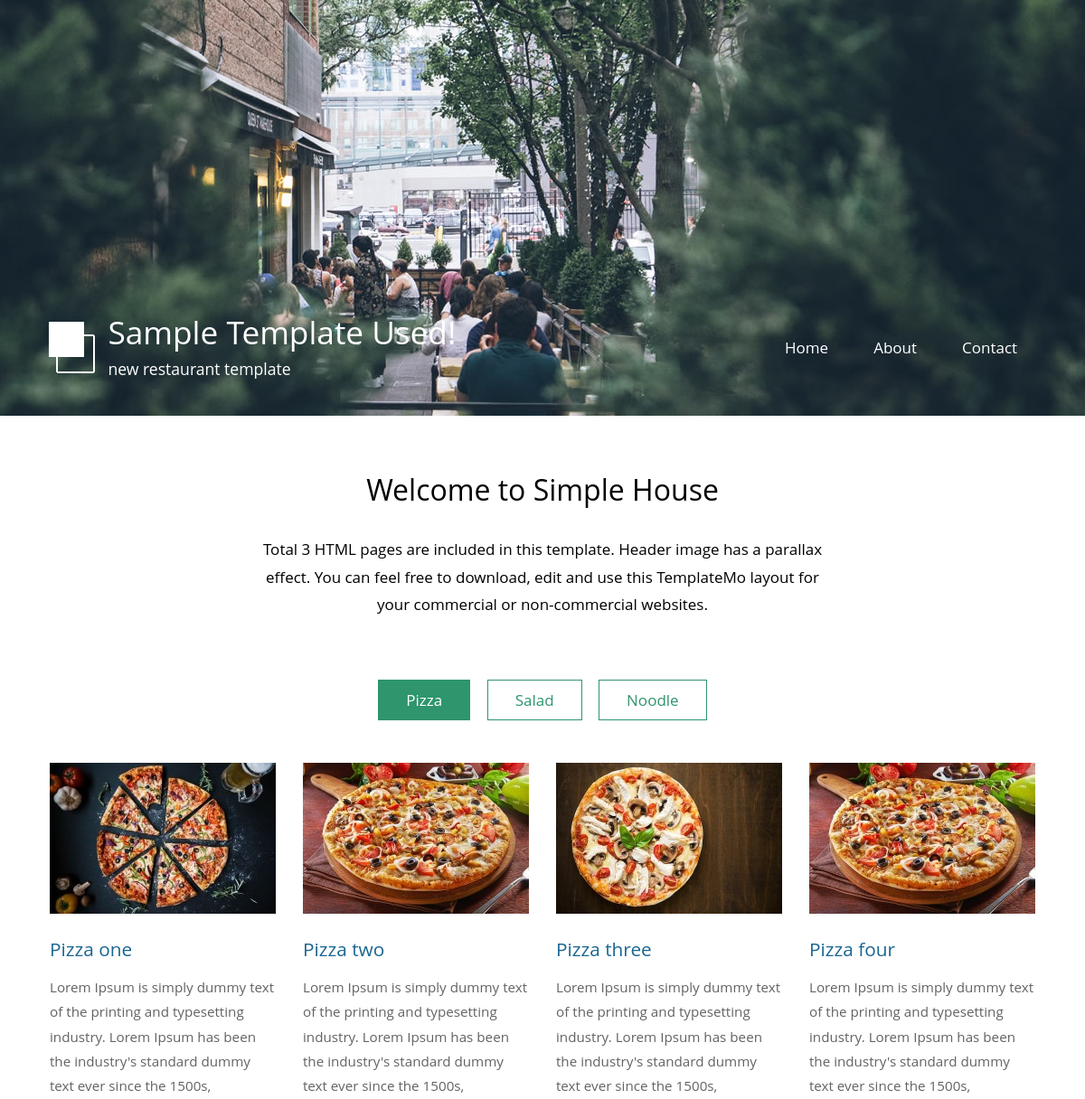
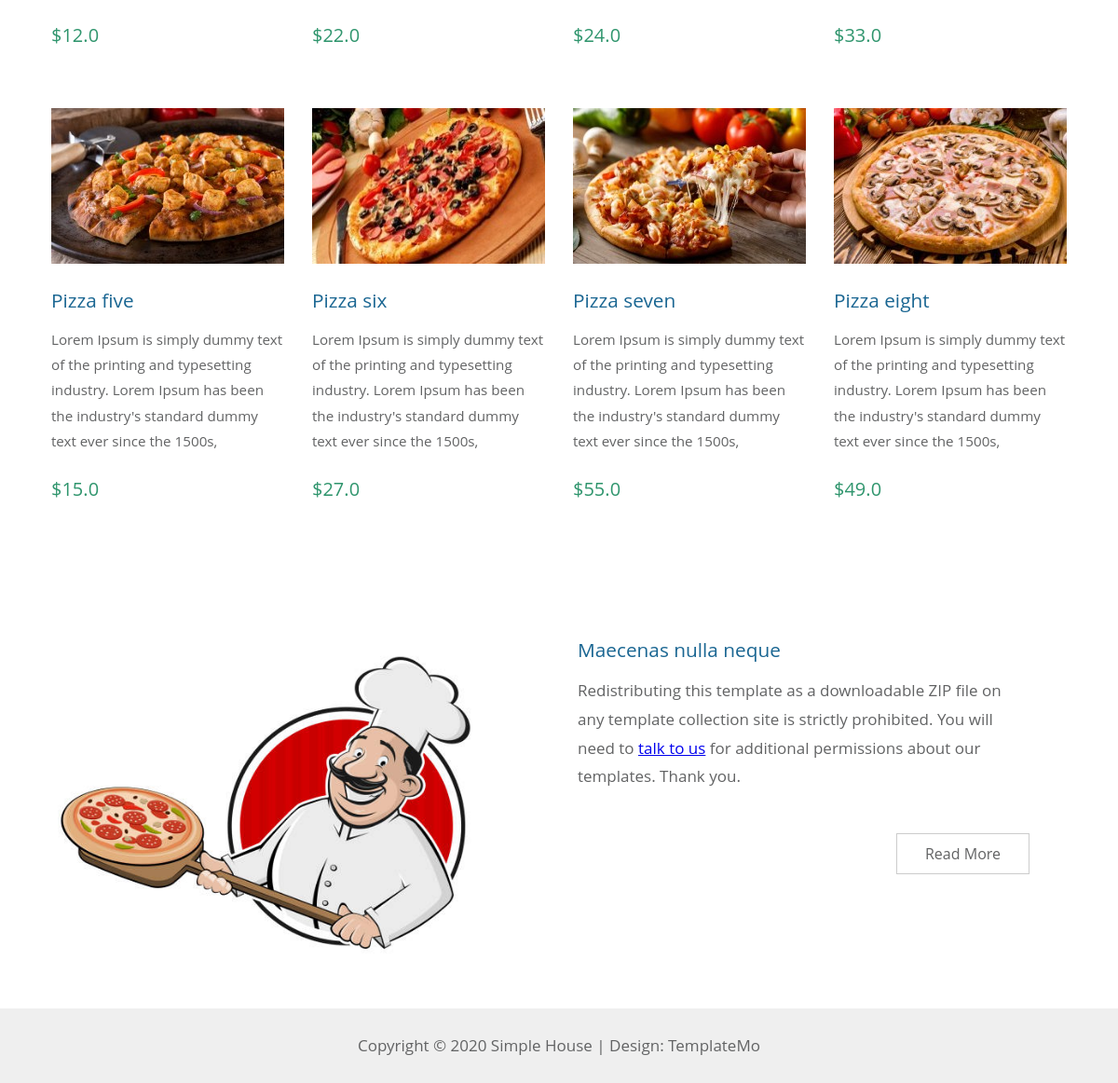
Page /homepage/ on the committed database (2 pictures, top to bottom).
### store/models.py (models this page shows, shortened)
class Pizza(models.Model):
    objects = models.Manager()
    image = models.ImageField(blank=True, null=True)
    name = models.CharField(max_length=100, blank=True, null=True)
    description = models.CharField(max_length=300, blank=True, null=True)
    price = models.FloatField()
    @property
    def imageURL(self):
        try:
            url = self.image.url
        except:
            url = ''
        return url

### store/views.py (the view)
# urls.py: path('homepage/', views.homepage, name='homepage'),
def homepage(request):
    orders = Pizza.objects.all()
    context = {'orders': orders}
    return render(request, 'store/index.html', context)

### store/templates/store/index.html (shortened to what this page needs)
{% extends 'store/background.html' %}
{% load static %}
{% block content %}
  <header class="row tm-welcome-section">
        <h2 class="col-12 text-center tm-section-title">Welcome to Simple House</h2>
        <p class="col-12 text-center">Total 3 HTML pages are included in this template. Header image has a parallax
            effect. You can feel free to download, edit and use this TemplateMo layout for your commercial or
            non-commercial websites.</p>
    </header>
 <div class="paging-links">
        <nav>
            <ul>
                <li class="paging-item "><a href="{% url 'homepage' %}" class="paging-link active">Pizza</a></li>
                <li class="paging-item "><a href="{% url 'salad' %}" class="paging-link">Salad</a></li>
                <li class="paging-item "><a href="{% url 'noodle' %}" class="paging-link">Noodle</a></li>
            </ul>
        </nav>
    </div>
	<div class="row tm-gallery">
				<div id="tm-gallery-page-pizza" class="tm-gallery-page">
					{% for a in orders %}
					<article class="col-lg-3 col-md-4 col-sm-6 col-12 tm-gallery-item">
						<figure>
							<img src="{{a.imageURL}}" alt="Image" class="img-fluid tm-gallery-img" />
							<figcaption>
								<h4 class="tm-gallery-title">{{a.name}}</h4>
								<p class="tm-gallery-description">{{a.description}}</p>
								<p class="tm-gallery-price">${{a.price}}</p>
							</figcaption>
						</figure>
					</article>
					{% endfor %}
				</div>
			</div>
  <div class="tm-section tm-container-inner">
        <div class="row">
            <div class="col-md-6">
                <figure class="tm-description-figure">
                    <img src="{% static 'img/img.jpg' %}" alt="Image" class="img-fluid"/>
                </figure>
            </div>
            <div class="col-md-6">
                <div class="tm-description-box">
                    <h4 class="tm-gallery-title">Maecenas nulla neque</h4>
                    <p class="tm-mb-45">Redistributing this template as a downloadable ZIP file on any template
                        collection site is strictly prohibited. You will need to <a rel="nofollow"
                                                                                    href="https://templatemo.com/contact">talk
                            to us</a> for additional permissions about our templates. Thank you.</p>
                    <a href="{% url 'about' %}" class="tm-btn tm-btn-default tm-right">Read More</a>
                </div>
            </div>
        </div>
    </div>
{% endblock content %}

### store/templates/store/background.html (shortened to what this page needs)
<!DOCTYPE html>
{% load static %}
<html>
<head>
    <link href="//netdna.bootstrapcdn.com/font-awesome/4.0.3/css/font-awesome.css" rel="stylesheet">
    <link href="{% static 'css/templatemo-style.css' %}" rel="stylesheet"/>
</head>
<body>
<div class="container">
    <div class="placeholder">
        <div class="parallax-window" data-parallax="scroll"
             data-image-src="{% static 'img/simple-house-01.jpg' %}">
            <div class="tm-header">
                <div class="row tm-header-inner">
                    <div class="col-md-6 col-12">
                        <img src="{% static 'img/simple-house-logo.png' %}" alt="Logo" class="tm-site-logo"/>
                        <div class="tm-site-text-box">
                            <h1 class="tm-site-title">Sample Template Used!</h1>
                            <h6 class="tm-site-description">new restaurant template</h6>
                        </div>
                    </div>
                    <nav class="col-md-6 col-12 tm-nav">
                        <ul class="tm-nav-ul">
                            <li class="tm-nav-li"><a href="{% url 'homepage' %}" class="tm-nav-link ">Home</a>
                            </li>
                            <li class="tm-nav-li"><a href="{% url 'about' %}" class="tm-nav-link">About</a></li>
                            <li class="tm-nav-li"><a href="{% url 'contact' %}" class="tm-nav-link">Contact</a></li>
                        </ul>
                    </nav>
                </div>
            </div>
        </div>
    </div>
    {% block content %}
    {% endblock content %}
    <footer class="tm-footer text-center">
        <p>Copyright &copy; 2020 Simple House
            | Design: <a rel="nofollow" href="https://templatemo.com">TemplateMo</a></p>
    </footer>
</div>
</body>
</html>

### store/templates/store/index.html (style rules this page uses)
.paging-links { text-align: center; margin-bottom: 40px; }
.paging-item { list-style: none; display: inline-block; border: 1px solid #2F956D; margin: 7px; }
.paging-link { padding: 10px 30px; display: flex; align-items: center; justify-content: center; text-decoration: none; color: #2F956D; background-color: transparent; }
.paging-link.active, .paging-link:hover { background-color: #2F956D; color: white; }

### rows in the picture
Pizza: imageURL (picture), name "Pizza one", description "Lorem Ipsum is simply dummy text of the printing and typesetting industry. Lorem Ipsum has been the industry's standard dummy text ever since the 1500s,", price "12.0"
Pizza: imageURL (picture), name "Pizza two", description "Lorem Ipsum is simply dummy text of the printing and typesetting industry. Lorem Ipsum has been the industry's standard dummy text ever since the 1500s,", price "22.0"
Pizza: imageURL (picture), name "Pizza three", description "Lorem Ipsum is simply dummy text of the printing and typesetting industry. Lorem Ipsum has been the industry's standard dummy text ever since the 1500s,", price "24.0"
Pizza: imageURL (picture), name "Pizza four", description "Lorem Ipsum is simply dummy text of the printing and typesetting industry. Lorem Ipsum has been the industry's standard dummy text ever since the 1500s,", price "33.0"
Pizza: imageURL (picture), name "Pizza five", description "Lorem Ipsum is simply dummy text of the printing and typesetting industry. Lorem Ipsum has been the industry's standard dummy text ever since the 1500s,", price "15.0"
Pizza: imageURL (picture), name "Pizza six", description "Lorem Ipsum is simply dummy text of the printing and typesetting industry. Lorem Ipsum has been the industry's standard dummy text ever since the 1500s,", price "27.0"
Pizza: imageURL (picture), name "Pizza seven", description "Lorem Ipsum is simply dummy text of the printing and typesetting industry. Lorem Ipsum has been the industry's standard dummy text ever since the 1500s,", price "55.0"
Pizza: imageURL (picture), name "Pizza eight", description "Lorem Ipsum is simply dummy text of the printing and typesetting industry. Lorem Ipsum has been the industry's standard dummy text ever since the 1500s,", price "49.0"
